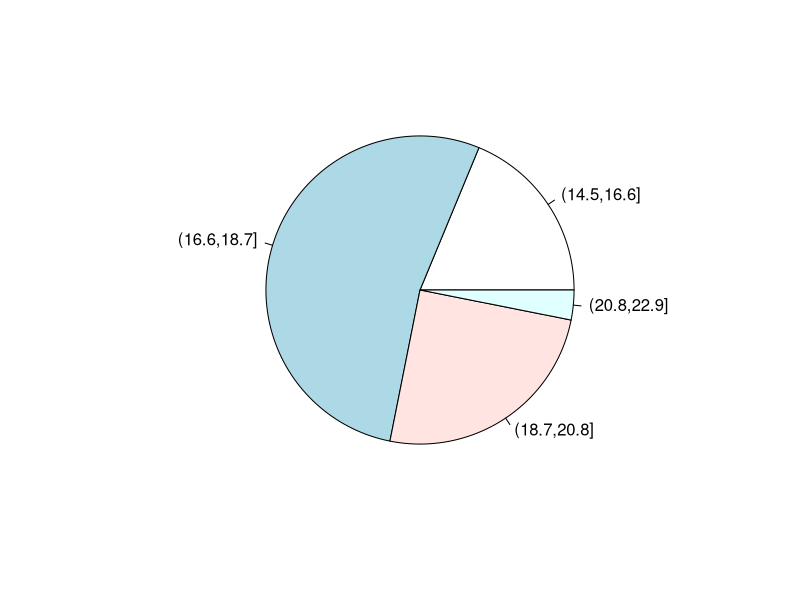
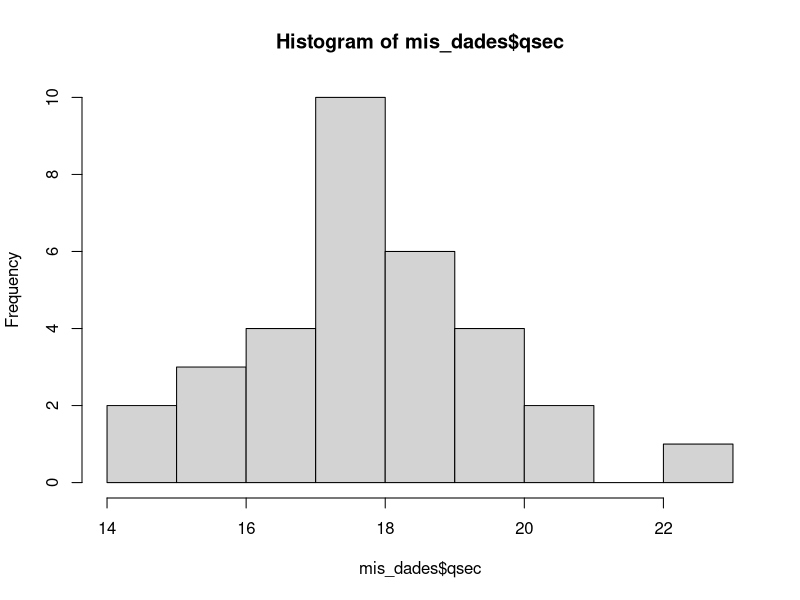
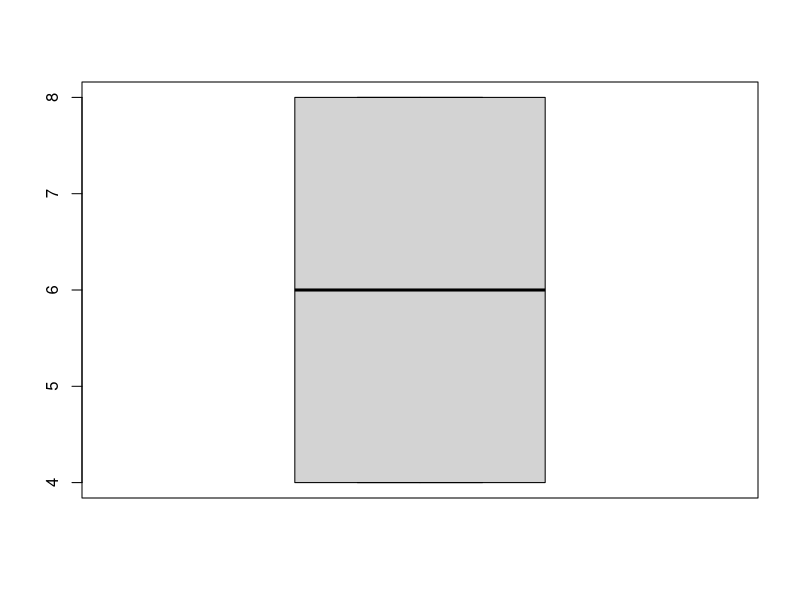

These charts were generated, in order, by the following R code:
#Codigo para problema 1

mis_dades <- mtcars
qsec_intervalo <- cut(mis_dades$qsec, 4) #el $ extrae la columna que se ordene
ni <- table(qsec_intervalo)

fi <- ni/sum(ni) #fi es la frequencia relativa
pie(fi) #pie() es un grafico de sectores
Ni <- cumsum(ni) #cumsum() es una suma acumulada
Fi <- Ni/sum(ni) #Fi es la frequencia acumulada
cbind(ni, fi, Ni, Fi )#cbind() es una tabla con los datos elejidos

hist(mis_dades$qsec) #hist() es un histograma de (?breaks=?) particiones
mean(mis_dades$qsec) #mean() calcula la media/promedio/centro de masa 
 
sort(mis_dades$drat)
median(mis_dades$drat) #median() calcula la mediana

quantile(mis_dades$drat, 0.25) #donde se enquentra un quarto de los datos
quantile(mis_dades$mpg, 0.18) #donde se encuentra un porcentaje deseado

IQR(mis_dades$cyl) #el rango entre los quartiles
boxplot(mis_dades$cyl)

sd(mis_dades$cyl) #desviacion tipica
var(mis_dades$qsec) #varianza muestral (SIRVE PARA CALCULAR EL MOMENTO DE INERCIA)